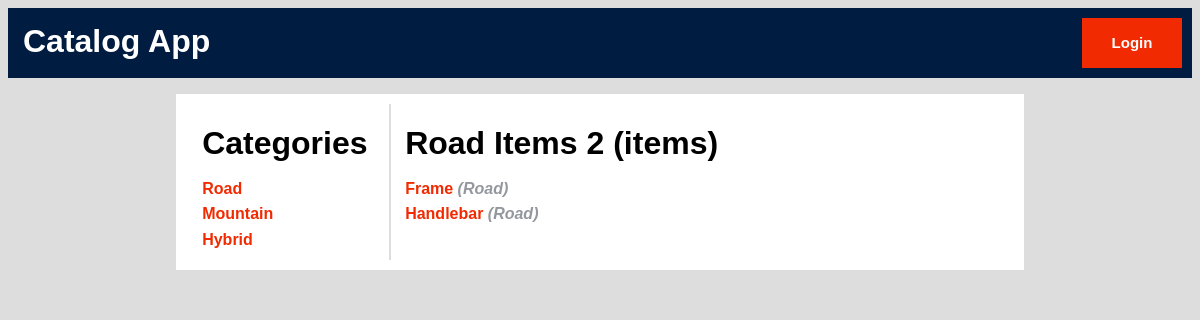
The app's page /catalog/Road/parts with its own data.
### database_setup.py (models this page shows, shortened)
class BikeType(Base):
    __tablename__ = 'bike_type'
    id = Column(Integer, primary_key=True)
    name = Column(String(250), nullable=False)
    user_id = Column(Integer, ForeignKey('user.id'))
    user = relationship(User)

class BikePart(Base):
    __tablename__ = 'bike_part'
    id = Column(Integer, primary_key=True)
    name = Column(String(80), nullable=False)
    description = Column(String(250))
    bike_type_id = Column(Integer, ForeignKey('bike_type.id'))
    bike_type = relationship(BikeType)
    user_id = Column(Integer, ForeignKey('user.id'))
    user = relationship(User)

### application.py (the view)
@app.route('/catalog/<string:bike_type_name>/parts')
def show_bike_parts(bike_type_name):
    bike_types = session.query(BikeType).all()
    bike_type = session.query(BikeType).filter_by(name=bike_type_name).one()
    bike_parts = session.query(BikePart).filter_by(
        bike_type_id=bike_type.id).all()
    bike_part_count = len(bike_parts)
    return render_template('bike_parts.html',
                           bike_types=bike_types,
                           bike_parts=bike_parts,
                           bike_type=bike_type,
                           bike_part_count=bike_part_count)

### templates/bike_parts.html
{% extends "main.html" %}
{% block content %}
    <div class="inner_content">
        <h1>Categories</h1>
        {% for bike_type in bike_types %}
            <p class="list">
                <a href="{{ url_for('show_bike_parts', bike_type_name = bike_type.name) }}">{{ bike_type.name }}</a>
            </p>
        {% endfor %}
    </div>
    <div class="divider"></div>
    <div class="inner_content">
        <h1>{{ bike_type.name }} Items {{ bike_part_count }} (items)</h1>
        {% for bike_part in bike_parts %}
            <div>
                <p class="list">
                    <a href="{{ url_for('show_bike_part_description', bike_type_name=bike_type.name , bike_part_name=bike_part.name) }}">{{ bike_part.name }} </a>
                    <span class="belongs_to">({{ bike_part.bike_type.name }})</span>
                </p>
            </div>
        {% endfor %}
    </div>
{% endblock %}

### static/styles.css (style rules this page uses)
body { background-color: #DDDDDD; font-family: Arial; }
.inner_content { margin-left: 2%; margin-right: 2%; vertical-align: top; display: inline-block; font-weight: bold; }
.divider { display: inline-block; background-color: #DDDDDD; width: 2px; position:absolute; top:10px; bottom:10px; }
.belongs_to { color: #93979E; font-style: italic; }
a { color: #F22A01; text-decoration: none; }
.list { line-height: 0.6; }

### records on screen
BikeType: name "Road"
BikeType: name "Mountain"
BikeType: name "Hybrid"
BikePart: name "Frame", bike_type.name "Road"
BikePart: name "Handlebar", bike_type.name "Road"

### other values on screen
{{ bike_part_count }} "2"
